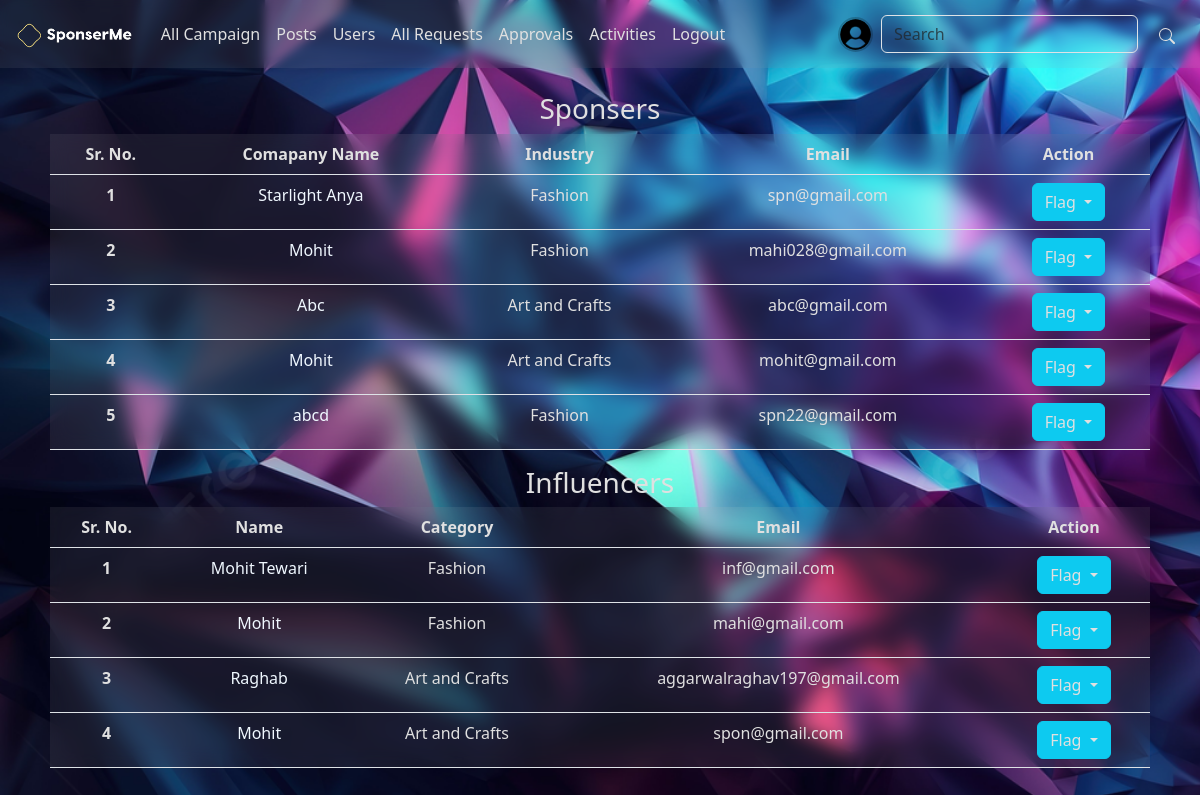
The app's page /admin/users (signed in) with its own data.
### application/modals.py (models this page shows, shortened)
class User(db.Model, UserMixin):
    user_id = db.Column(db.Integer, autoincrement = True, primary_key=True)
    email = db.Column(db.String(255), unique=True)
    password = db.Column(db.String, nullable=False)
    active_flag = db.Column(db.Boolean, default = False, nullable = False)
    profile = db.Column(db.String, nullable = True, default = 'user.png')
    flag = db.Column(db.Boolean, nullable = False, default = False)
    flag_reason = db.Column(db.String, nullable = True)
    wallet_balance = db.Column(db.Integer, nullable = False, default = 0)

class Sponser(db.Model):
    sponser_id = db.Column(db.Integer, db.ForeignKey('user.user_id'), primary_key=True)
    company_name = db.Column(db.String, nullable = False)
    industry = db.Column(db.String, nullable = False)
    budget = db.Column(db.Integer, nullable = False)
    about = db.Column(db.String, nullable = True)
    user = db.relationship('User', backref=db.backref('sponsers', cascade="all, delete-orphan"))

class Influencer(db.Model):
    influencer_id = db.Column(db.Integer, db.ForeignKey('user.user_id'), primary_key=True)
    name = db.Column(db.String, nullable = False)
    category = db.Column(db.String, nullable = False)
    about = db.Column(db.String, nullable = True)
    reach = db.Column(db.Integer, nullable = False, default = 0)
    user = db.relationship('User', backref=db.backref('influencers', cascade="all, delete-orphan"))

### application/controllers/admin.py (the view)
@admin.route('/users', methods = ["GET","POST"])
@login_required
def users():
    if not is_admin(current_user.user_id):
        raise UserError(401, "Not Authorised")
    spn = Sponser.query.all()
    inf = Influencer.query.all()
    roles = user_roles(current_user.user_id)
    return render_template('admin/users.html', sponsers = spn, influencers = inf, page = 'Ongoing Requests', roles = roles)

### application/form.py
class SeachForm(FlaskForm):
    search = StringField('Search for: ')
    submit = SubmitField()

### app.py (called while the page is built)
@app.context_processor
def base():
    from application.form import SeachForm
    form = SeachForm()
    return dict(search_form = form)

### application/controllers/auth.py (called while the page is built)
@login_manager.user_loader
def load_user(user_id):
    return User.query.get(int(user_id))

### application/get_roles.py (called while the page is built)
def user_roles(user_id):
    roles = UserRoles.query.filter_by(user_id = user_id).all()
    available_roles = {1: 'Admin', 2: 'Influencer', 3: 'Sponser'}
    user_roles = [available_roles[role.role_id] for role in roles]
    return user_roles

def is_admin(user_id):
    if 'Admin' in user_roles(user_id):
        return True
    return False

### application/templates/admin/users.html (shortened to what this page needs)
{% extends 'base.html' %}
{% block content %}
<center>
    {%if sponsers%}
        <h3>Sponsers</h3>
        <div class="contatiner" style="max-width: 1100px;">
        <table class="table " style="text-align: center;">
            <thead >
            <tr>
                <th scope="col">Sr. No.</th>
                <th scope="col">Comapany Name</th>
                <th scope="col">Industry</th>
                <th scope="col">Email</th>
                <th scope="col">Action</th>
            </tr>
            </thead>
            <tbody>
            {% for spn in sponsers%}
            <tr>
                <th scope="row">{{loop.index}}</th>
                <td><a href="/get/{{spn.sponser_id}}" class="link-secondary link-offset-2 link-offset-3-hover link-underline link-underline-opacity-0 link-underline-opacity-75-hover">{{spn.company_name}}</a></td>
                <td>{{spn.industry}}</td>
                <td>{{spn.user.email}}</td>
                <td>
                    {%if 'Admin' in roles%}
                        {%if spn.user.flag %}
                            <div id="flag_cont{{spn.sponser_id}}">
                                <button type="button" class="btn btn-danger" id="user{{spn.sponser_id}}" onclick="flag_user('{{spn.sponser_id}}', 'none')">Un-Flag</button>
                            </div>
                        {%else%}
                            <div id="flag_cont{{spn.sponser_id}}">
                                <div class="btn-group">
                                    <button type="button" class="btn btn-info dropdown-toggle" data-bs-toggle="dropdown" aria-expanded="false">
                                        <span id="user{{spn.sponser_id}}">Flag</span>
                                    </button>
                                </div>
                            </div>
                        {%endif%}
                    {%endif%}
                </td>
            </tr>
            {%endfor%}
            </tbody>
        </table>
        </div>
    {%endif%}
    {%if influencers%}
        <h3>Influencers</h3>
        <div class="contatiner" style="max-width: 1100px;">
        <table class="table " style="text-align: center;">
            <thead >
            <tr>
                <th scope="col">Sr. No.</th>
                <th scope="col">Name</th>
                <th scope="col">Category</th>
                <th scope="col">Email</th>
                <th scope="col">Action</th>
            </tr>
            </thead>
            <tbody>
            {% for inf in influencers%}
            <tr>
                <th scope="row">{{loop.index}}</th>
                <td><a href="/get/{{inf.influencer_id}}" class="link-secondary link-offset-2 link-offset-3-hover link-underline link-underline-opacity-0 link-underline-opacity-75-hover">{{inf.name}}</a></td>
                <td>{{inf.category}}</td>
                <td>{{inf.user.email}}</td>
                <td>
                    {%if 'Admin' in roles%}
                        {%if inf.user.flag %}
                            <div id="flag_cont{{inf.influencer_id}}">
                                <button type="button" class="btn btn-danger" id="user{{inf.influencer_id}}" onclick="flag_user('{{inf.influencer_id}}', 'none')">Un-Flag</button>
                            </div>
                        {%else%}
                            <div id="flag_cont{{inf.influencer_id}}">
                                <div class="btn-group">
                                    <button type="button" class="btn btn-info dropdown-toggle" data-bs-toggle="dropdown" aria-expanded="false">
                                        <span id="user{{inf.influencer_id}}">Flag</span>
                                    </button>
                                </div>
                            </div>
                        {%endif%}
                    {%endif%}
                </td>
            </tr>
            {%endfor%}
            </tbody>
        </table>
        </div>
    {%endif%}
</center>
{%endblock%}

### application/templates/base.html (shortened to what this page needs)
<!DOCTYPE html>
<html lang="en">
<head>
    <link href="https://cdn.jsdelivr.net/npm/bootstrap@5.3.3/dist/css/bootstrap.min.css" rel="stylesheet">
    <link rel="stylesheet" href="/st/css/base.css">
</head>
<body style="margin-bottom: 15px; background: url(/st/img/bg-proto.jpg) no-repeat; background-size: cover; background-attachment: fixed;">
    {% include 'navbar.html' %}
    <br>
        {% block content %}
        {% endblock %}
</body>
</html>

### application/templates/navbar.html (shortened to what this page needs)
<nav class="navbar navbar-expand-lg sticky-sm-top" style="background-color: rgba(179, 179, 179, .1); backdrop-filter: blur(5px);">
  <div class="container-fluid">
    {% if page in ['Admin Login', 'login', 'Admin Registeration', 'register', 'Welcome'] %}
      <a class="navbar-brand" href="{{url_for('home.landing_page')}}">
        <img src="/st/img/logo-transperent-white.png" alt="Logo" height="30" class="d-inline-block align-text-top">
      </a>
      <div class="collapse navbar-collapse" id="navbarSupportedContent" >
        <ul class="navbar-nav me-auto mb-2 mb-lg-0">
          <li class="nav-item">
            <a class="nav-link" href="{{url_for('user_auth.adminLogin')}}">Admin? Login here</a>
          </li>
        </ul>
      </div>
    {%else%}
      <a class="navbar-brand" href="{{url_for('home.dashboard')}}">
        <img src="/st/img/logo-transperent-white.png" alt="Logo" height="30" class="d-inline-block align-text-top">
      </a>
    {%endif%}
    {% if page not in ['Admin Login', 'login', 'Admin Registeration', 'register', 'Welcome'] %}
    <div class="collapse navbar-collapse" id="navbarSupportedContent" >
      <ul class="navbar-nav me-auto mb-2 mb-lg-0">
        {%if 'Admin' in roles%}
          <li class="nav-item">
            <a class="nav-link" href="{{url_for('admin.admin_dashboard')}}">All Campaign</a>
          </li>
          <li class="nav-item">
            <a class="nav-link" href="{{url_for('admin.posts')}}">Posts</a>
          </li>
          <li class="nav-item">
            <a class="nav-link" href="{{url_for('admin.users')}}">Users</a>
          </li>
          <li class="nav-item">
            <a class="nav-link" href="{{url_for('admin.requests')}}">All Requests</a>
          </li>
          <li class="nav-item">
            <a class="nav-link" href="{{url_for('admin.approvals')}}">Approvals</a>
          </li>
          <li class="nav-item">
            <a class="nav-link" href="{{url_for('admin.activities')}}">Activities</a>
          </li>
          {%endif%}
          <li class="nav-item">
            <a class="nav-link" href="{{url_for('user_auth.logout')}}">Logout</a>
          </li>
        </ul>
      <ul class="navbar-nav ">
        <li class="nav-item">
          <a class="nav-link" href="/get/{{current_user.user_id}}"><img src="/st/uploads/{{current_user.profile}}" alt="Profile" height="35" width="35" style="border-radius: 50%; border: 2px solid rgba(0,0,0,.2); object-fit: cover;" class="d-inline-block align-text-top"></a>
        </li>
      </ul>
      <form class="d-flex" role="search" method="post" action="{{url_for('home.search')}}">
        <input class="form-control me-2" type="search" placeholder="Search" name="search" aria-label="Search">
        <button class="btn" name="submit"><svg xmlns="http://www.w3.org/2000/svg" width="16" height="16" fill="currentColor" class="bi bi-search" viewBox="0 0 16 16"><path d="M11.742 10.344a6.5 6.5 0 1 0-1.397 1.398h-.001q.044.06.098.115l3.85 3.85a1 1 0 0 0 1.415-1.414l-3.85-3.85a1 1 0 0 0-.115-.1zM12 6.5a5.5 5.5 0 1 1-11 0 5.5 5.5 0 0 1 11 0"/></svg></button>
      </form>
    </div>
    {%endif%}
  </div>
</nav>

### application/static/css/base.css (style rules this page uses)
.table { --bs-table-bg: rgba(179, 179, 179, .1) !important; backdrop-filter: blur(10px); }
* { box-sizing: border-box; color: #E0E0E0 !important; user-select: none; }
.link-secondary { color: aliceblue !important; }
.form-control { background: none; }

### records on screen
User: profile (placeholder picture)
Sponser: company_name "Starlight Anya", industry "Fashion", user.email "spn@gmail.com"
Sponser: company_name "Mohit", industry "Fashion", user.email "mahi028@gmail.com"
Sponser: company_name "Abc", industry "Art and Crafts", user.email "abc@gmail.com"
Sponser: company_name "Mohit", industry "Art and Crafts", user.email "mohit@gmail.com"
Sponser: company_name "abcd", industry "Fashion", user.email "spn22@gmail.com"
Influencer: name "Mohit Tewari", category "Fashion", user.email "inf@gmail.com"
Influencer: name "Mohit", category "Fashion", user.email "mahi@gmail.com"
Influencer: name "Raghab", category "Art and Crafts", user.email "aggarwalraghav197@gmail.com"
Influencer: name "Mohit", category "Art and Crafts", user.email "spon@gmail.com"
